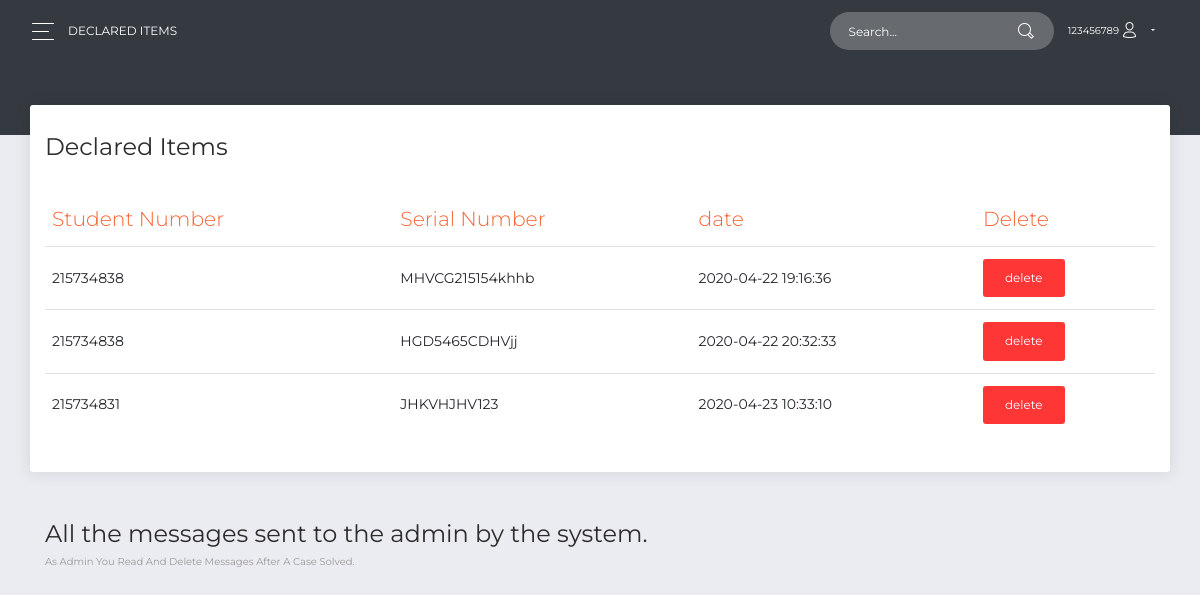
Page /pages/read.php (signed in) on the committed database.
### tables this page shows
CREATE TABLE `message` (
  `id` int(11) NOT NULL,
  `stud_num` int(11) NOT NULL,
  `message` varchar(255) NOT NULL,
  `serial_num` varchar(255) NOT NULL,
  `date` timestamp NOT NULL DEFAULT current_timestamp() ON UPDATE current_timestamp(),
  `status` int(11) NOT NULL DEFAULT 0
);

### pages/read.php (the view, shortened to what this page needs)
<!DOCTYPE html>
<html lang="en">
<head>
  <link rel="stylesheet" href="https://use.fontawesome.com/releases/v5.7.1/css/all.css">
  <link href="../assets/css/bootstrap.min.css" rel="stylesheet" />
  <link href="../assets/css/now-ui-dashboardd.css?v=1.5.0" rel="stylesheet" />
  <link href="../assets/demo/demo.css" rel="stylesheet" />
</head>
<body class="">
  <div class="wrapper ">
    <div class="main-panel" id="main-panel">
      <nav class="navbar navbar-expand-lg navbar-transparent  bg-primary  navbar-absolute">
        <div class="container-fluid">
          <div class="navbar-wrapper">
            <div class="navbar-toggle">
              <button type="button" class="navbar-toggler">
                <span class="navbar-toggler-bar bar1"></span>
                <span class="navbar-toggler-bar bar2"></span>
                <span class="navbar-toggler-bar bar3"></span>
              </button>
            </div>
            <a class="navbar-brand" href="#pablo">Declared Items</a>
          </div>
          <div class="collapse navbar-collapse justify-content-end" id="navigation">
            <form>
              <div class="input-group no-border">
                <input type="text" value="" class="form-control" placeholder="Search...">
                <div class="input-group-append">
                  <div class="input-group-text">
                    <i class="now-ui-icons ui-1_zoom-bold"></i>
                  </div>
                </div>
              </div>
            </form>
            <ul class="navbar-nav">
            <li class="nav-item dropdown">
                <a class="nav-link dropdown-toggle" id="navbarDropdownMenuLink" data-toggle="dropdown" aria-haspopup="true" aria-expanded="false">
                <?php echo $_SESSION['stud_num']; ?><i class="now-ui-icons users_single-02"></i>
                </a>
              </li>
            </ul>
          </div>
        </div>
      </nav>
      <div class="panel-header panel-header-sm">
      </div>
      <div class="content">
        <div class="row">
          <div class="col-md-12">
            <div class="card">
              <div class="card-header">
                <h4 class="card-title"> Declared Items</h4>
              </div>
              <?php
                    include_once 'includes/connection.php';
                    $result = mysqli_query($conn,"SELECT * FROM message");
                    ?>
                    <?php
                    if (mysqli_num_rows($result) > 0) {
                    ?>
              <div class="card-body">
                <div class="table-responsive">
                  <table class="table">
                   <thead class=" text-primary">
                      <th>
                      Student Number
                      </th>
                      <th>
                      Serial Number
                      </th>
                      <th>
                        date
                      </th>
                      <th>
                        Delete
                      </th>
                    </thead>
                    <tbody>
                    <?php
                    while($row = mysqli_fetch_array($result)) {
                    ?>
                    <tr>
                        <td><?php echo $row["stud_num"]; ?></td>
                        <td><?php echo $row["serial_num"]; ?></td>
                        <td><?php echo $row["date"]; ?></td>
                       <td><input type="button" class = "btn btn-danger" onClick="delet(<?php echo $row["id"];  ?>)" name = "delete" value="delete"></td>
                    </tr>
                    <?php
                    }
                    ?>
                    </table>
                     <?php
                    }
                    else{
                        echo "No result found";
                    }
                    ?>
                </div>
              </div>
            </div>
          </div>
          <div class="col-md-12">
            <div class="card card-plain">
              <div class="card-header">
              <h4 class="card-title"> All the messages sent to the admin by the system.</h4>
                <p class="category"> As admin you read and delete messages after a case solved.</p>
              </div>
              <div class="card-body">
              </div>
            </div>
          </div>
        </div>
      </div>
    </div>
  </div>
</body>
</html>

### rows in the picture
message: stud_num "215734838", serial_num "MHVCG215154khhb", date "2020-04-22 19:16:36"
message: stud_num "215734838", serial_num "HGD5465CDHVjj", date "2020-04-22 20:32:33"
message: stud_num "215734831", serial_num "JHKVHJHV123", date "2020-04-23 10:33:10"

### other values in the picture
$_SESSION['stud_num'] "123456789"
